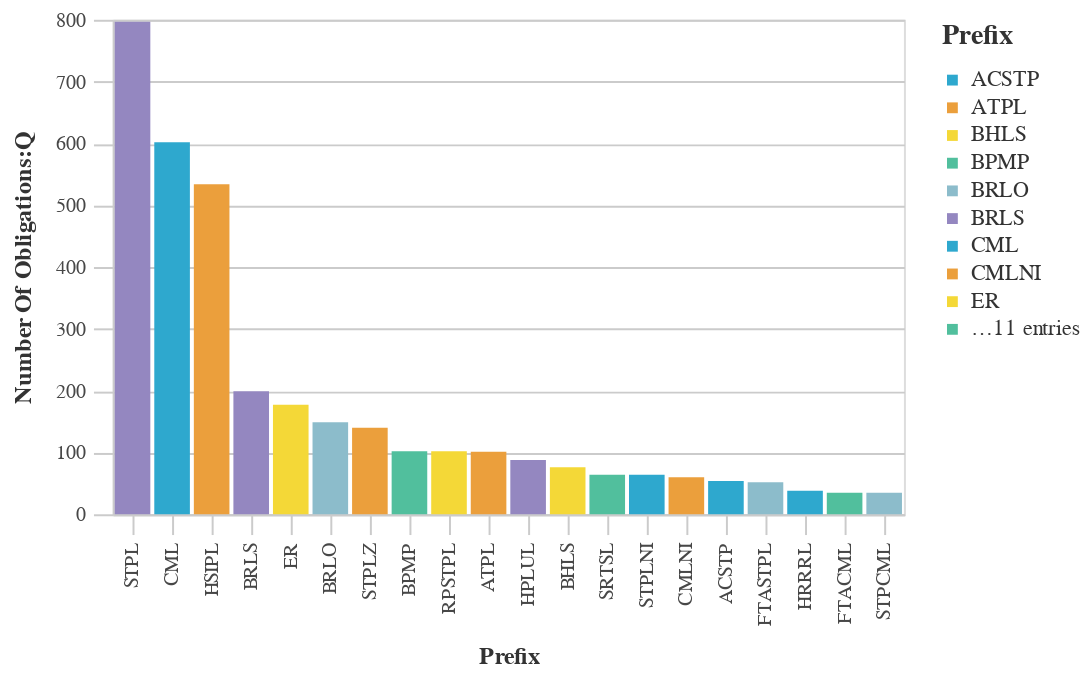

The notebook cell this image was saved under:
### Markdown cell above
### Most Used Prefix Codes

### Code cell
#Bar chart with the Most Used Prefix Counts
chart_df = (df_top>>filter(_.variable=='prefix')).rename(columns={"value":"Prefix",
                                 "count":"Number of Obligations"})
chart9= (_dla_utils.basic_bar_chart(chart_df, 'Prefix', 'Number of Obligations:Q', 'Prefix', district))
    

display(chart9)

### Figure 1 — Vega-Lite specification as saved in the notebook (floating-point values rounded to 4 significant figures)
{"config": {"view": {"continuousWidth": 300, "continuousHeight": 300}, "axis": {"domainColor": "#cbcbcb", "grid": true, "gridColor": "#cbcbcb", "gridWidth": 1, "labelColor": "#474747", "labelFont": "Nunito Sans", "labelFontSize": 10, "labelPadding": 4, "tickColor": "#cbcbcb", "tickSize": 10, "titleColor": "#333", "titleFont": "Raleway", "titleFontSize": 12, "titlePadding": 10}, "axisBand": {"grid": false}, "background": "white", "font": "Raleway", "header": {"labelFont": "Nunito Sans", "titleFont": "Raleway"}, "legend": {"labelColor": "#333", "labelFont": "Nunito Sans", "labelFontSize": 11, "labelLimit": 0, "padding": 1, "symbolSize": 30, "symbolType": "square", "titleColor": "#333", "titleFont": "Raleway", "titleFontSize": 14, "titlePadding": 10}, "title": {"anchor": "middle", "font": "Raleway", "fontSize": 18, "fontWeight": 300, "offset": 20}}, "data": {"name": "data-9a81f4e27dc1d0cd029eb8113a81c086"}, "mark": {"type": "bar"}, "encoding": {"color": {"field": "Prefix", "legend": {"symbolLimit": 10, "title": "Prefix"}, "scale": {"range": ["#2EA8CE", "#EB9F3C", "#F4D837", "#51BF9D", "#8CBCCB", "#9487C0"]}, "type": "nominal"}, "tooltip": [{"field": "Prefix", "title": "Prefix", "type": "nominal"}, {"field": "Number Of Obligations", "title": "Number Of Obligations:Q", "type": "quantitative"}], "x": {"field": "Prefix", "sort": "-y", "title": "Prefix", "type": "nominal"}, "y": {"field": "Number of Obligations", "title": "Number Of Obligations:Q", "type": "quantitative"}}, "height": 250, "width": 400, "$schema": "https://vega.github.io/schema/vega-lite/v5.8.0.json", "datasets": {"data-9a81f4e27dc1d0cd029eb8113a81c086": [{"Prefix": "STPL", "Number of Obligations": 797, "variable": "prefix"}, {"Prefix": "CML", "Number of Obligations": 602, "variable": "prefix"}, {"Prefix": "HSIPL", "Number of Obligations": 534, "variable": "prefix"}, {"Prefix": "BRLS", "Number of Obligations": 199, "variable": "prefix"}, {"Prefix": "ER", "Number of Obligations": 177, "variable": "prefix"}, {"Prefix": "BRLO", "Number of Obligations": 149, "variable": "prefix"}, {"Prefix": "STPLZ", "Number of Obligations": 140, "variable": "prefix"}, {"Prefix": "BPMP", "Number of Obligations": 102, "variable": "prefix"}, {"Prefix": "RPSTPL", "Number of Obligations": 102, "variable": "prefix"}, {"Prefix": "ATPL", "Number of Obligations": 101, "variable": "prefix"}, {"Prefix": "HPLUL", "Number of Obligations": 88, "variable": "prefix"}, {"Prefix": "BHLS", "Number of Obligations": 76, "variable": "prefix"}, {"Prefix": "SRTSL", "Number of Obligations": 64, "variable": "prefix"}, {"Prefix": "STPLNI", "Number of Obligations": 64, "variable": "prefix"}, {"Prefix": "CMLNI", "Number of Obligations": 60, "variable": "prefix"}, {"Prefix": "ACSTP", "Number of Obligations": 54, "variable": "prefix"}, {"Prefix": "FTASTPL", "Number of Obligations": 52, "variable": "prefix"}, {"Prefix": "HRRRL", "Number of Obligations": 38, "variable": "prefix"}, {"Prefix": "FTACML", "Number of Obligations": 35, "variable": "prefix"}, {"Prefix": "STPCML", "Number of Obligations": 35, "variable": "prefix"}]}}
